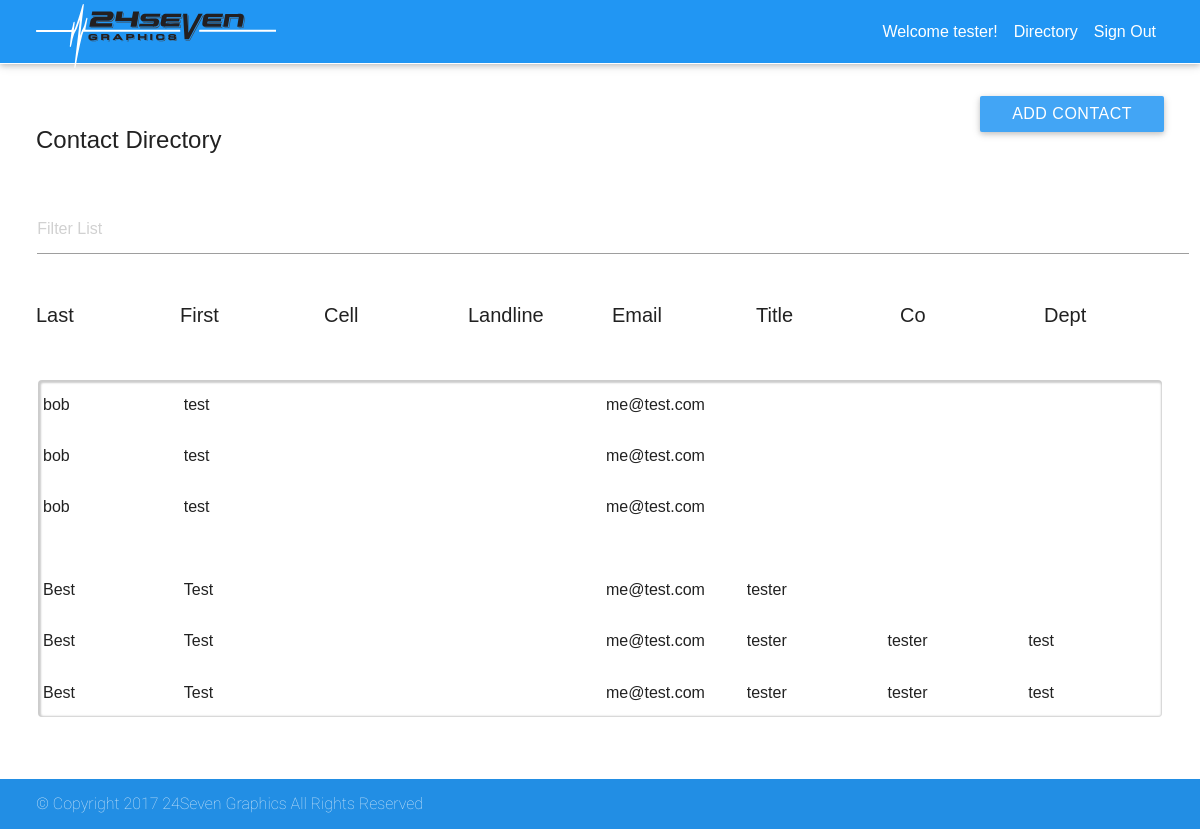
The page /?action=directory (signed in) on the database as committed earlier.
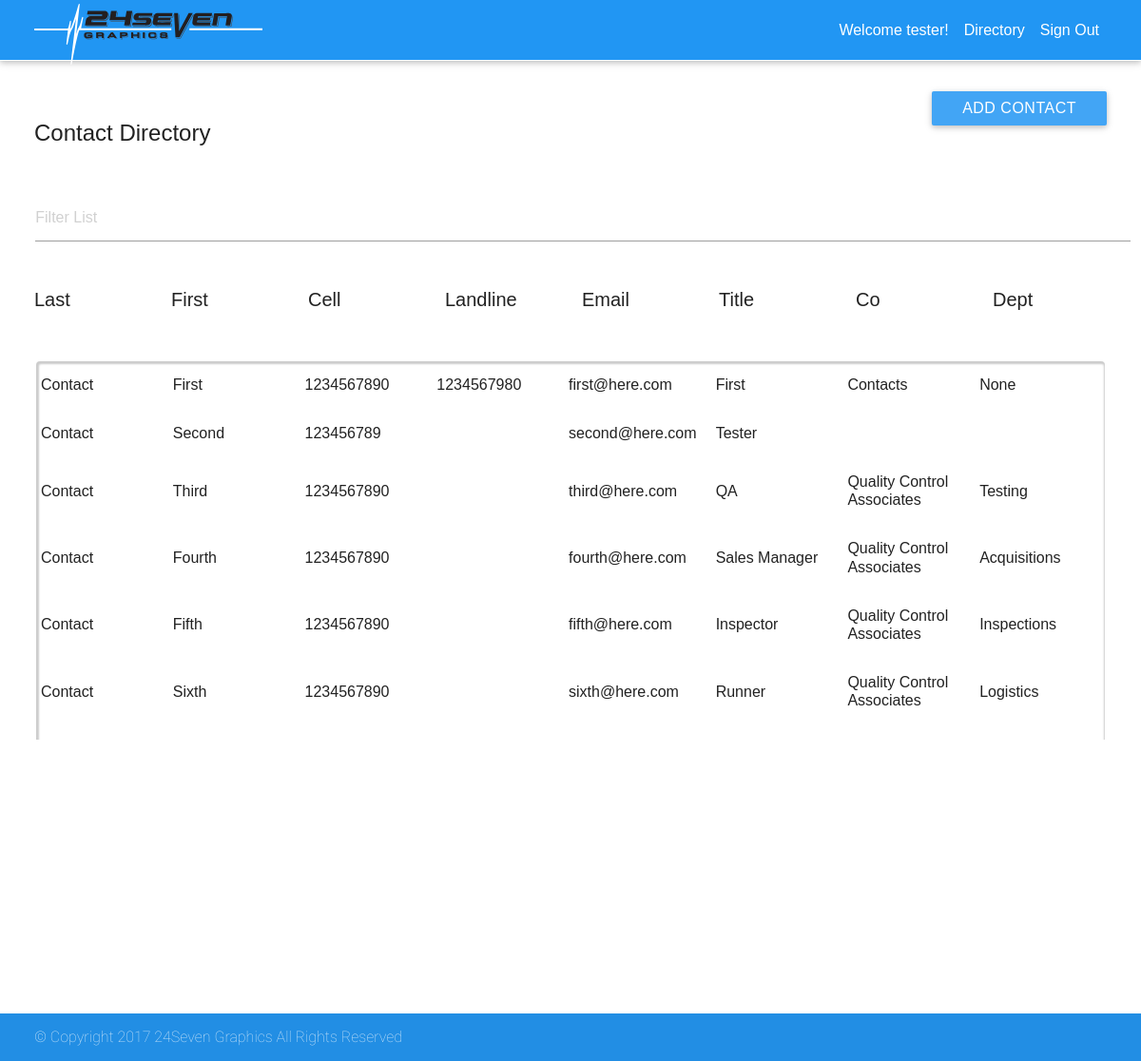
The same page on the database as committed later.
### tables this page shows
CREATE TABLE `users` (
  `userId` int(11) UNSIGNED NOT NULL,
  `userFName` varchar(50) DEFAULT NULL,
  `userLName` varchar(50) DEFAULT NULL,
  `userPhone` varchar(50) DEFAULT NULL,
  `userEmail` varchar(50) DEFAULT NULL,
  `userTitle` varchar(50) DEFAULT NULL,
  `username` varchar(50) DEFAULT NULL,
  `password` varchar(50) DEFAULT NULL
);

CREATE TABLE `contacts` (
  `contId` int(11) UNSIGNED NOT NULL,
  `contFName` varchar(50) DEFAULT NULL,
  `contLName` varchar(50) DEFAULT NULL,
  `contCell` varchar(50) DEFAULT NULL,
  `contLand` varchar(25) NOT NULL,
  `contEmail` varchar(50) DEFAULT NULL,
  `contTitle` varchar(50) DEFAULT NULL,
  `contCo` varchar(50) DEFAULT NULL,
  `contDept` varchar(50) DEFAULT NULL
);

### models/views.php (called while the page is built)
<?php
class Views{
	public function getViews($filename="", $results=array()){
		include $filename;
	}
}
?>

### index.php (called while the page is built, shortened)
<?php
include ("controllers/controller_main.php");
?>

### models/users.php (called while the page is built, shortened)
<?php
    $host   = getenv('DB_HOST');
    $name   = getenv('DB_NAME');
    $port   = getenv('DB_PORT');
    $char   = getenv('DB_CHAR');
    $uname  = getenv('DB_USER');
    $pword  = getenv('DB_PASS');
class Users{
    public function getUser($eid){
        global $host, $name, $port, $char, $uname, $pword;
        $dsn    = "mysql:host=$host; dbname=$name; port=$port; char=$char";
        $user   = "$uname";
        $pass   = "$pword";
        $dbh    = new PDO($dsn, $user, $pass);
        $st = $dbh->prepare("SELECT userFName, userLName, userPhone, userEmail, userTitle, username FROM users WHERE userId = :id");
        $st->execute(array(":id"=>$eid));
        $result = $st->fetchAll();
        return $result;
    }
}
?>

### models/contacts.php (called while the page is built, shortened)
<?php
    $host   = getenv('DB_HOST');
    $name   = getenv('DB_NAME');
    $port   = getenv('DB_PORT');
    $char   = getenv('DB_CHAR');
    $uname  = getenv('DB_USER');
    $pword  = getenv('DB_PASS');
class Contacts{
    public function getContacts(){
        global $host, $name, $port, $char, $uname, $pword;
        $dsn    = "mysql:host=$host; dbname=$name; port=$port; char=$char";
        $user   = "$uname";
        $pass   = "$pword";
        $dbh    = new PDO($dsn, $user, $pass);
        $st = $dbh->prepare("SELECT contFName, contLName, contCell, contLand, contEmail, contTitle, contCo, contDept, contId FROM contacts");
        $st->execute();
        $result = $st->fetchAll();
        return $result;
    }
}
?>

### views/directory.php (the view)
<main>
<div class="container">
	<div class="upper-spacer">
		<div class="row">
			<div class="col s6">
				<h2 class="">Contact Directory</h2>
			</div>
			<div class="col s6">
				<a class="btn right" href='?action=addContact'>Add Contact</a>
			</div>
		</div>
		<div class="row">
			<input type="search" class="light-table-filter" data-table="order-table" placeholder="Filter List" autofocus="autofocus">
		</div>
		<div class="row">
			<div class="col sevenths">
				<h3>Last</h3>
			</div>
			<div class="col sevenths">
				<h3>First</h3>
			</div>
			<div class="col sevenths">
				<h3>Cell</h3>
			</div>
			<div class="col sevenths">
				<h3>Landline</h3>
			</div>
			<div class="col sevenths">
				<h3>Email</h3>
			</div>
			<div class="col sevenths">
				<h3>Title</h3>
			</div>
			<div class="col sevenths">
				<h3>Co</h3>
			</div>
			<div class="col sevenths">
				<h3>Dept</h3>
			</div>
		</div>
		<div class="scrollable">
			<table class="table order-table">
			<tbody class="shadow">
			<?php
				foreach($results as $contact) {
			?>
					<tr>
						<td class="sevenths"><?=$contact["contLName"];?></td>
						<td class="sevenths"><?=$contact["contFName"];?></td>
						<td class="sevenths"><?=$contact["contCell"];?></td>
						<td class="sevenths"><?=$contact["contLand"];?></td>
						<td class="sevenths"><?=$contact["contEmail"];?></td>
						<td class="sevenths"><?=$contact["contTitle"];?></td>
						<td class="sevenths"><?=$contact["contCo"];?></td>
						<td class="sevenths"><?=$contact["contDept"];?></td>
					</tr>
			<?php
				}
			?>
			</tbody>
			</table>
		</div>
	</div>
</div>
</main>

### controllers/controller_main.php (shortened to what this page needs)
<?php
include("models/contacts.php");
include("models/users.php");
include("models/views.php");
$views = new Views();
$users = new Users();
$contacts = new Contacts();
if(!empty($_GET['action'])){
    if($_GET["action"]=="signup"){
        $views->getViews("views/head.php");
        $views->getViews("views/header.php");
        $views->getViews("views/form_signup.php");
        $views->getViews("views/footer.php");
    }
    else if ($_GET["action"]=="successSignUp"){
        $data = $users->getUser($_SESSION["userId"]);
        $views->getViews("views/head.php");
        $views->getViews("views/header_session.php",$data);
        $views->getViews("views/successSignUp.php",$data);
        $views->getViews("views/footer.php");
    }
    else if ($_GET["action"]=="signin"){
        $views->getViews("views/head.php");
        $views->getViews("views/header.php");
        $views->getViews("views/form_signin.php");
        $views->getViews("views/footer.php");
    }
    else if ($_GET["action"]=="viewProfileUser"){
        $data = $users->getUser($_SESSION["userId"]);
        $views->getViews("views/head.php");
        $views->getViews("views/header_session.php", $data);
        $views->getViews("views/profile_user.php", $data);
        $views->getViews("views/footer.php");
    }
    else if ($_GET["action"]=="directory"){
        $data1 = $users->getUser($_SESSION["userId"]);
        $data2 = $contacts->getContacts();
        $views->getViews("views/head.php");
        $views->getViews("views/header_session.php",$data1);
        $views->getViews("views/directory.php",$data2);
        $views->getViews("views/footer.php");
    }
} else {
	$views->getViews("views/head.php");
	$views->getViews("views/header.php");
	$views->getViews("views/splash.php");
	$views->getViews("views/footer.php");
}
?>

### views/head.php (shortened to what this page needs)
<!DOCTYPE html>
<html lang="en">
<head>
    <link rel="stylesheet" href="../css/build/main.prefixd.css">
</head>
<body class="content">

### views/header_session.php
<?php foreach($results as $user) {?>
<header>
    <nav class="nav-wrapper blue">
        <div class="container">
            <div class="col s12 m6">
                <a href="?" class="left">
                    <img class="asc" src="../public/images/logo.svg" id="logo" />
                </a>
            </div>
            <div class="col s12 m4">
                <ul class="right">
                    <li class="col s12">
                        <a href='?action=signout'>Sign Out</a>
                    </li>
                    <li class="col s12">
                        <a href='?action=directory'>Directory</a>
                    </li>
                    <li class="col s12">
                        <a href='?action=viewProfileUser'>Welcome <?=$user["userFName"];?>!</a>
                    </li>
                </ul>
            </div>
        </div>
    </nav>
</header>
<?php } ?>

### views/footer.php
<footer class="page-footer blue">
	<div class="footer-copyright">
		<div class="container">
			<span class="copyright">&copy; Copyright <?php echo date('Y ') ?> 24Seven Graphics All Rights Reserved</span>
		</div>
	</div>
</footer>
</body>
</html>

Rows that differ between the two databases and show on the page:
removed contacts: contLName "bob", contFName "test", contEmail "me@test.com"
removed contacts: contLName "bob", contFName "test", contEmail "me@test.com"
removed contacts: contLName "bob", contFName "test", contEmail "me@test.com"
removed contacts: contLName "Best", contFName "Test", contEmail "me@test.com", contTitle "tester"
removed contacts: contLName "Best", contFName "Test", contEmail "me@test.com", contTitle "tester", contCo "tester", contDept "test"
removed contacts: contLName "Best", contFName "Test", contEmail "me@test.com", contTitle "tester", contCo "tester", contDept "test"
added contacts: contLName "Contact", contFName "First", contCell "1234567890", contLand "1234567980", contEmail "first@here.com", contTitle "First", contCo "Contacts", contDept "None"
added contacts: contLName "Contact", contFName "Second", contCell "123456789", contEmail "second@here.com", contTitle "Tester"
added contacts: contLName "Contact", contFName "Third", contCell "1234567890", contEmail "third@here.com", contTitle "QA", contCo "Quality Control Associates", contDept "Testing"
added contacts: contLName "Contact", contFName "Fourth", contCell "1234567890", contEmail "fourth@here.com", contTitle "Sales Manager", contCo "Quality Control Associates", contDept "Acquisitions"
added contacts: contLName "Contact", contFName "Fifth", contCell "1234567890", contEmail "fifth@here.com", contTitle "Inspector", contCo "Quality Control Associates", contDept "Inspections"
added contacts: contLName "Contact", contFName "Sixth", contCell "1234567890", contEmail "sixth@here.com", contTitle "Runner", contCo "Quality Control Associates", contDept "Logistics"
